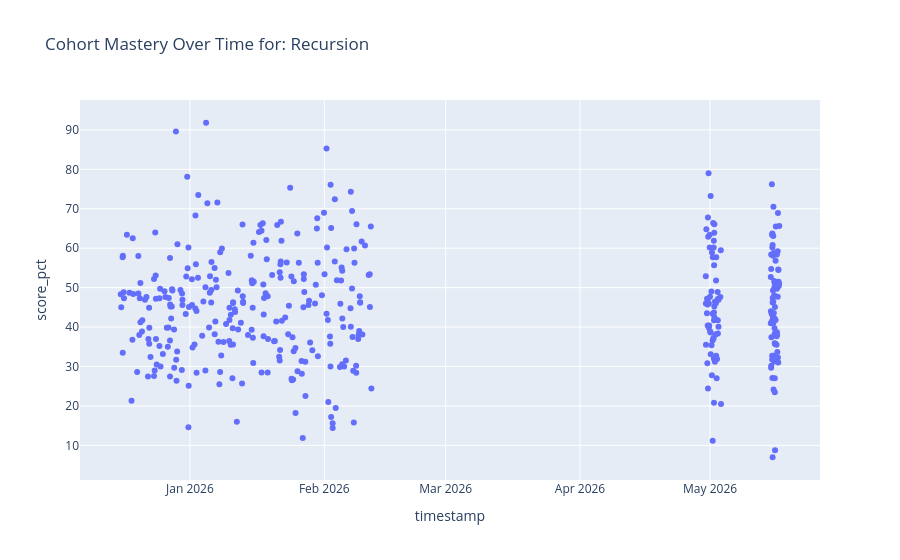

The notebook cell saved with this chart:
### Code cell
weak_concept_data = concepts_performance[concepts_performance['concept_name'] == weakest_concept].sort_values(by='timestamp')

concept_trend = weak_concept_data.groupby('timestamp')['score_pct'].mean().reset_index()

fig = px.scatter(concept_trend, x='timestamp', y='score_pct',template='plotly',
               title=f'Cohort Mastery Over Time for: {weakest_concept}')
fig.show()

### Figure 1 — Plotly figure (JSON) as saved in the notebook; plotly's stock layout.template omitted (floating-point values rounded to 4 significant figures; data arrays with more than 128 entries replaced by an {"elided": "..."} marker saying what was removed)
{"data": [{"hovertemplate": "timestamp=%{x}<br>score_pct=%{y}<extra></extra>", "legendgroup": "", "marker": {"color": "#636efa", "symbol": "circle"}, "mode": "markers", "name": "", "orientation": "v", "showlegend": false, "type": "scatter", "x": {"elided": "409 str values"}, "xaxis": "x", "y": {"elided": "409 float values"}, "yaxis": "y"}], "layout": {"legend": {"tracegroupgap": 0}, "title": {"text": "Cohort Mastery Over Time for: Recursion"}, "xaxis": {"anchor": "y", "domain": [0, 1], "title": {"text": "timestamp"}}, "yaxis": {"anchor": "x", "domain": [0, 1], "title": {"text": "score_pct"}}}}
